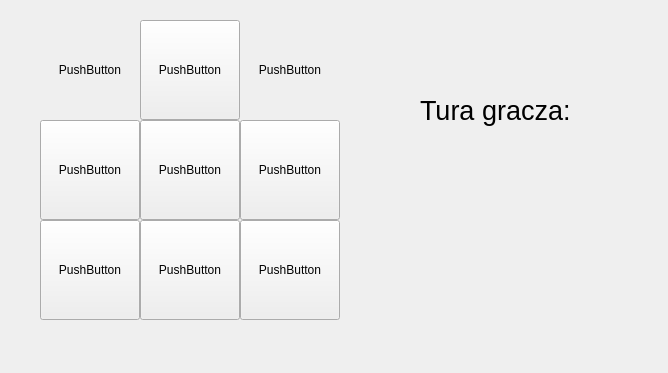
<?xml version="1.0" encoding="UTF-8"?>
<ui version="4.0">
 <class>MainWindow</class>
 <widget class="QMainWindow" name="MainWindow">
  <property name="geometry">
   <rect>
    <x>0</x>
    <y>0</y>
    <width>668</width>
    <height>373</height>
   </rect>
  </property>
  <property name="windowTitle">
   <string>MainWindow</string>
  </property>
  <widget class="QWidget" name="centralwidget">
   <widget class="QPushButton" name="b1">
    <property name="geometry">
     <rect>
      <x>40</x>
      <y>20</y>
      <width>100</width>
      <height>100</height>
     </rect>
    </property>
    <property name="minimumSize">
     <size>
      <width>100</width>
      <height>100</height>
     </size>
    </property>
    <property name="maximumSize">
     <size>
      <width>100</width>
      <height>100</height>
     </size>
    </property>
    <property name="text">
     <string>PushButton</string>
    </property>
    <property name="flat">
     <bool>true</bool>
    </property>
   </widget>
   <widget class="QPushButton" name="b2">
    <property name="geometry">
     <rect>
      <x>240</x>
      <y>20</y>
      <width>100</width>
      <height>100</height>
     </rect>
    </property>
    <property name="minimumSize">
     <size>
      <width>100</width>
      <height>100</height>
     </size>
    </property>
    <property name="maximumSize">
     <size>
      <width>100</width>
      <height>100</height>
     </size>
    </property>
    <property name="text">
     <string>PushButton</string>
    </property>
    <property name="flat">
     <bool>true</bool>
    </property>
   </widget>
   <widget class="QPushButton" name="b3">
    <property name="geometry">
     <rect>
      <x>140</x>
      <y>20</y>
      <width>100</width>
      <height>100</height>
     </rect>
    </property>
    <property name="minimumSize">
     <size>
      <width>100</width>
      <height>100</height>
     </size>
    </property>
    <property name="maximumSize">
     <size>
      <width>100</width>
      <height>100</height>
     </size>
    </property>
    <property name="text">
     <string>PushButton</string>
    </property>
   </widget>
   <widget class="QPushButton" name="b4">
    <property name="geometry">
     <rect>
      <x>40</x>
      <y>120</y>
      <width>100</width>
      <height>100</height>
     </rect>
    </property>
    <property name="minimumSize">
     <size>
      <width>100</width>
      <height>100</height>
     </size>
    </property>
    <property name="maximumSize">
     <size>
      <width>100</width>
      <height>100</height>
     </size>
    </property>
    <property name="text">
     <string>PushButton</string>
    </property>
   </widget>
   <widget class="QPushButton" name="b5">
    <property name="geometry">
     <rect>
      <x>140</x>
      <y>120</y>
      <width>100</width>
      <height>100</height>
     </rect>
    </property>
    <property name="minimumSize">
     <size>
      <width>100</width>
      <height>100</height>
     </size>
    </property>
    <property name="maximumSize">
     <size>
      <width>100</width>
      <height>100</height>
     </size>
    </property>
    <property name="text">
     <string>PushButton</string>
    </property>
   </widget>
   <widget class="QPushButton" name="b6">
    <property name="geometry">
     <rect>
      <x>240</x>
      <y>120</y>
      <width>100</width>
      <height>100</height>
     </rect>
    </property>
    <property name="minimumSize">
     <size>
      <width>100</width>
      <height>100</height>
     </size>
    </property>
    <property name="maximumSize">
     <size>
      <width>100</width>
      <height>100</height>
     </size>
    </property>
    <property name="text">
     <string>PushButton</string>
    </property>
   </widget>
   <widget class="QPushButton" name="b7">
    <property name="geometry">
     <rect>
      <x>40</x>
      <y>220</y>
      <width>100</width>
      <height>100</height>
     </rect>
    </property>
    <property name="minimumSize">
     <size>
      <width>100</width>
      <height>100</height>
     </size>
    </property>
    <property name="maximumSize">
     <size>
      <width>100</width>
      <height>100</height>
     </size>
    </property>
    <property name="text">
     <string>PushButton</string>
    </property>
   </widget>
   <widget class="QPushButton" name="b8">
    <property name="geometry">
     <rect>
      <x>140</x>
      <y>220</y>
      <width>100</width>
      <height>100</height>
     </rect>
    </property>
    <property name="minimumSize">
     <size>
      <width>100</width>
      <height>100</height>
     </size>
    </property>
    <property name="maximumSize">
     <size>
      <width>100</width>
      <height>100</height>
     </size>
    </property>
    <property name="text">
     <string>PushButton</string>
    </property>
   </widget>
   <widget class="QPushButton" name="b9">
    <property name="geometry">
     <rect>
      <x>240</x>
      <y>220</y>
      <width>100</width>
      <height>100</height>
     </rect>
    </property>
    <property name="minimumSize">
     <size>
      <width>100</width>
      <height>100</height>
     </size>
    </property>
    <property name="maximumSize">
     <size>
      <width>100</width>
      <height>100</height>
     </size>
    </property>
    <property name="text">
     <string>PushButton</string>
    </property>
   </widget>
   <widget class="QLabel" name="p1">
    <property name="geometry">
     <rect>
      <x>40</x>
      <y>20</y>
      <width>100</width>
      <height>100</height>
     </rect>
    </property>
    <property name="minimumSize">
     <size>
      <width>100</width>
      <height>100</height>
     </size>
    </property>
    <property name="maximumSize">
     <size>
      <width>100</width>
      <height>100</height>
     </size>
    </property>
    <property name="mouseTracking">
     <bool>true</bool>
    </property>
    <property name="frameShape">
     <enum>QFrame::NoFrame</enum>
    </property>
    <property name="text">
     <string/>
    </property>
    <property name="pixmap">
     <pixmap>img/nic.bmp</pixmap>
    </property>
   </widget>
   <widget class="QLabel" name="p2">
    <property name="geometry">
     <rect>
      <x>140</x>
      <y>20</y>
      <width>100</width>
      <height>100</height>
     </rect>
    </property>
    <property name="minimumSize">
     <size>
      <width>100</width>
      <height>100</height>
     </size>
    </property>
    <property name="maximumSize">
     <size>
      <width>100</width>
      <height>100</height>
     </size>
    </property>
    <property name="text">
     <string/>
    </property>
    <property name="pixmap">
     <pixmap>img/nic.bmp</pixmap>
    </property>
   </widget>
   <widget class="QLabel" name="p3">
    <property name="geometry">
     <rect>
      <x>240</x>
      <y>20</y>
      <width>100</width>
      <height>100</height>
     </rect>
    </property>
    <property name="minimumSize">
     <size>
      <width>100</width>
      <height>100</height>
     </size>
    </property>
    <property name="maximumSize">
     <size>
      <width>100</width>
      <height>100</height>
     </size>
    </property>
    <property name="text">
     <string/>
    </property>
    <property name="pixmap">
     <pixmap>img/nic.bmp</pixmap>
    </property>
   </widget>
   <widget class="QLabel" name="p4">
    <property name="geometry">
     <rect>
      <x>40</x>
      <y>120</y>
      <width>100</width>
      <height>100</height>
     </rect>
    </property>
    <property name="minimumSize">
     <size>
      <width>100</width>
      <height>100</height>
     </size>
    </property>
    <property name="maximumSize">
     <size>
      <width>100</width>
      <height>100</height>
     </size>
    </property>
    <property name="text">
     <string/>
    </property>
    <property name="pixmap">
     <pixmap>img/nic.bmp</pixmap>
    </property>
   </widget>
   <widget class="QLabel" name="p5">
    <property name="geometry">
     <rect>
      <x>140</x>
      <y>120</y>
      <width>100</width>
      <height>100</height>
     </rect>
    </property>
    <property name="minimumSize">
     <size>
      <width>100</width>
      <height>100</height>
     </size>
    </property>
    <property name="maximumSize">
     <size>
      <width>100</width>
      <height>100</height>
     </size>
    </property>
    <property name="text">
     <string/>
    </property>
    <property name="pixmap">
     <pixmap>img/nic.bmp</pixmap>
    </property>
   </widget>
   <widget class="QLabel" name="p6">
    <property name="geometry">
     <rect>
      <x>240</x>
      <y>120</y>
      <width>100</width>
      <height>100</height>
     </rect>
    </property>
    <property name="minimumSize">
     <size>
      <width>100</width>
      <height>100</height>
     </size>
    </property>
    <property name="maximumSize">
     <size>
      <width>100</width>
      <height>100</height>
     </size>
    </property>
    <property name="text">
     <string/>
    </property>
    <property name="pixmap">
     <pixmap>img/nic.bmp</pixmap>
    </property>
   </widget>
   <widget class="QLabel" name="p7">
    <property name="geometry">
     <rect>
      <x>40</x>
      <y>220</y>
      <width>100</width>
      <height>100</height>
     </rect>
    </property>
    <property name="minimumSize">
     <size>
      <width>100</width>
      <height>100</height>
     </size>
    </property>
    <property name="maximumSize">
     <size>
      <width>100</width>
      <height>100</height>
     </size>
    </property>
    <property name="text">
     <string/>
    </property>
    <property name="pixmap">
     <pixmap>img/nic.bmp</pixmap>
    </property>
   </widget>
   <widget class="QLabel" name="p8">
    <property name="geometry">
     <rect>
      <x>140</x>
      <y>220</y>
      <width>100</width>
      <height>100</height>
     </rect>
    </property>
    <property name="minimumSize">
     <size>
      <width>100</width>
      <height>100</height>
     </size>
    </property>
    <property name="maximumSize">
     <size>
      <width>100</width>
      <height>100</height>
     </size>
    </property>
    <property name="text">
     <string/>
    </property>
    <property name="pixmap">
     <pixmap>img/nic.bmp</pixmap>
    </property>
   </widget>
   <widget class="QLabel" name="p9">
    <property name="geometry">
     <rect>
      <x>240</x>
      <y>220</y>
      <width>100</width>
      <height>100</height>
     </rect>
    </property>
    <property name="minimumSize">
     <size>
      <width>100</width>
      <height>100</height>
     </size>
    </property>
    <property name="maximumSize">
     <size>
      <width>100</width>
      <height>100</height>
     </size>
    </property>
    <property name="text">
     <string/>
    </property>
    <property name="pixmap">
     <pixmap>img/nic.bmp</pixmap>
    </property>
   </widget>
   <widget class="QLabel" name="label">
    <property name="enabled">
     <bool>true</bool>
    </property>
    <property name="geometry">
     <rect>
      <x>420</x>
      <y>90</y>
      <width>161</width>
      <height>41</height>
     </rect>
    </property>
    <property name="font">
     <font>
      <pointsize>20</pointsize>
     </font>
    </property>
    <property name="text">
     <string>Tura gracza:</string>
    </property>
   </widget>
   <widget class="QLabel" name="Turagracza">
    <property name="geometry">
     <rect>
      <x>580</x>
      <y>80</y>
      <width>71</width>
      <height>51</height>
     </rect>
    </property>
    <property name="font">
     <font>
      <pointsize>15</pointsize>
     </font>
    </property>
    <property name="text">
     <string/>
    </property>
    <property name="pixmap">
     <pixmap>img/osmall.bmp</pixmap>
    </property>
   </widget>
   <zorder>b6</zorder>
   <zorder>b1</zorder>
   <zorder>b2</zorder>
   <zorder>b3</zorder>
   <zorder>b4</zorder>
   <zorder>b5</zorder>
   <zorder>b7</zorder>
   <zorder>b8</zorder>
   <zorder>b9</zorder>
   <zorder>label</zorder>
   <zorder>Turagracza</zorder>
   <zorder>p1</zorder>
   <zorder>p8</zorder>
   <zorder>p2</zorder>
   <zorder>p7</zorder>
   <zorder>p9</zorder>
   <zorder>p6</zorder>
   <zorder>p4</zorder>
   <zorder>p5</zorder>
   <zorder>p3</zorder>
  </widget>
 </widget>
 <resources/>
 <connections/>
</ui>
